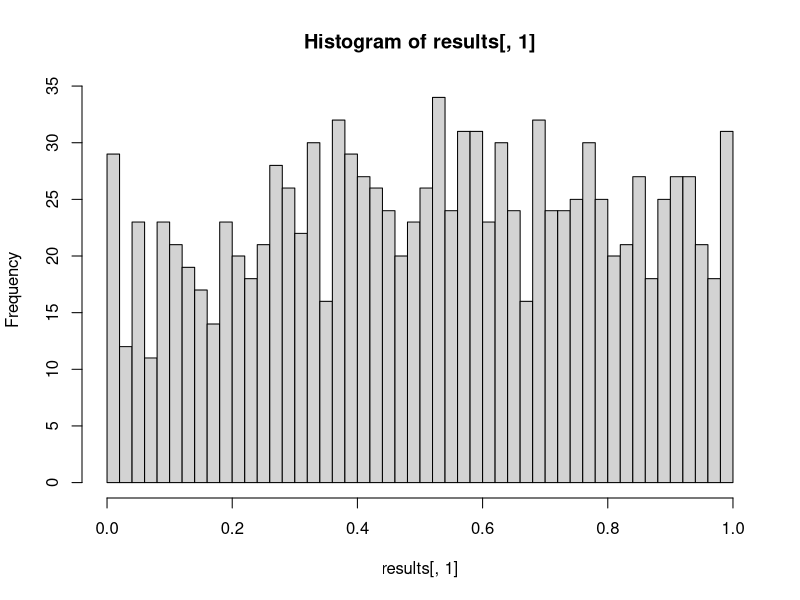
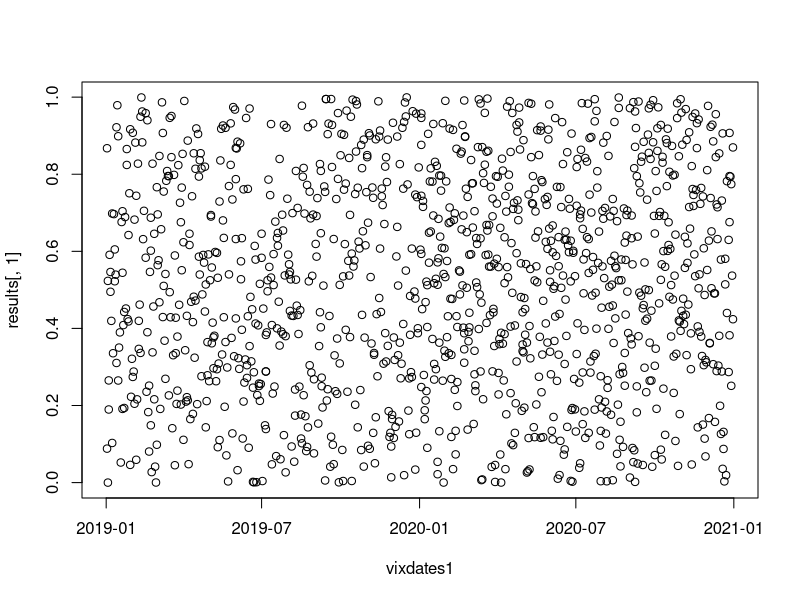
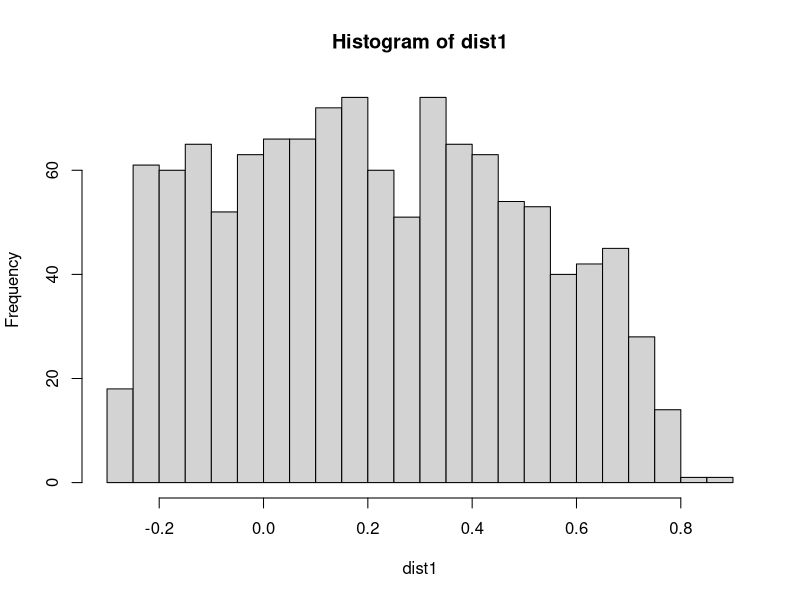
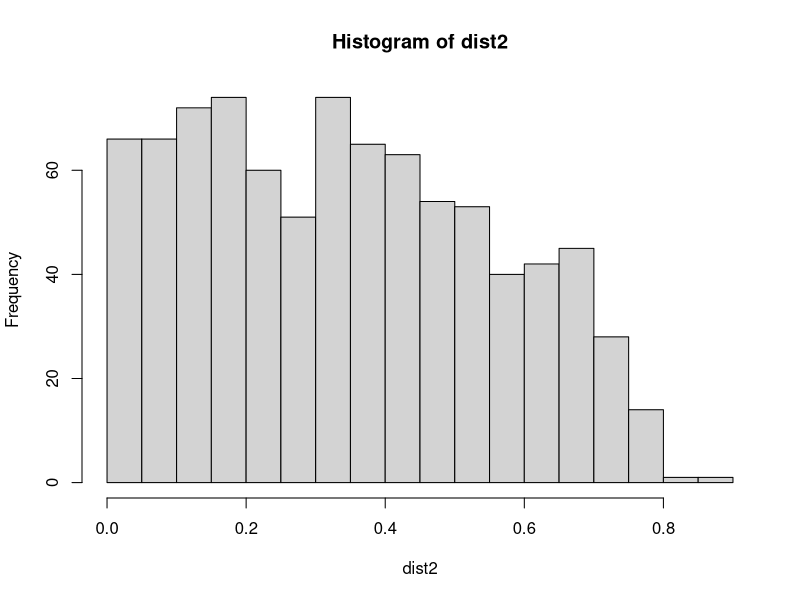
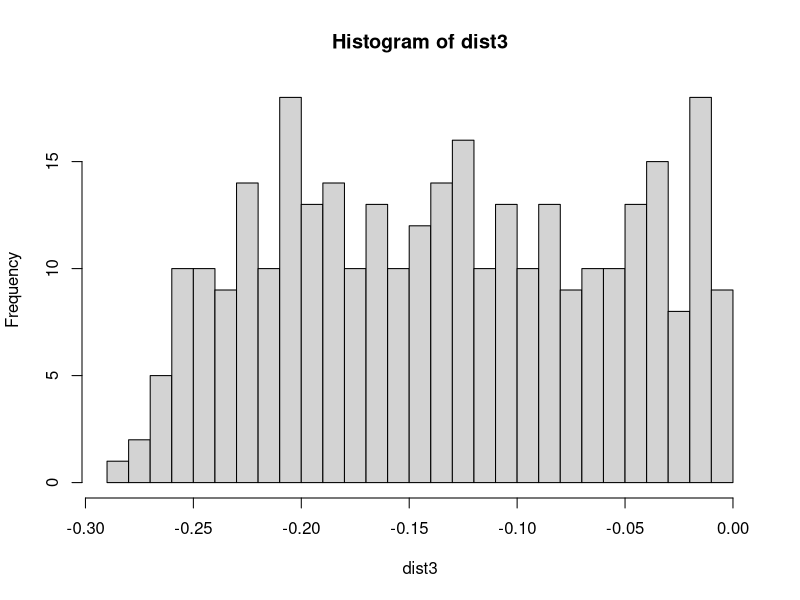
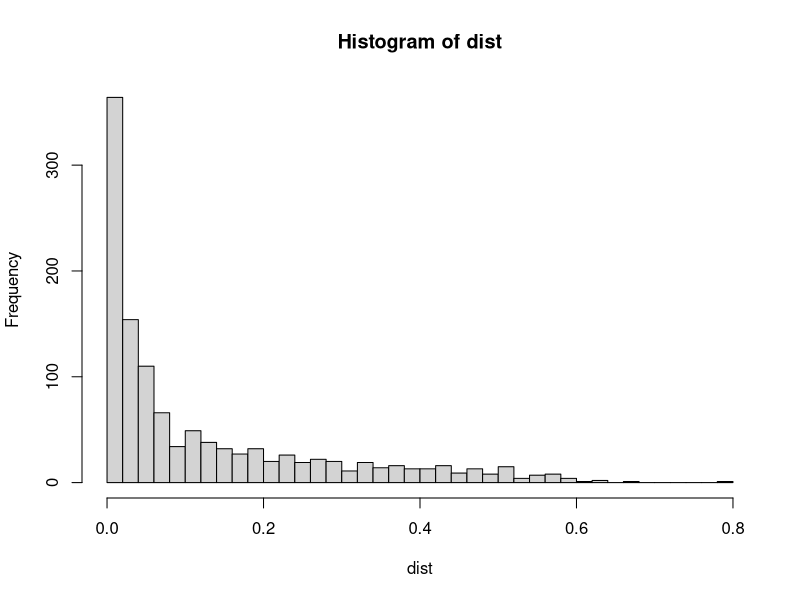
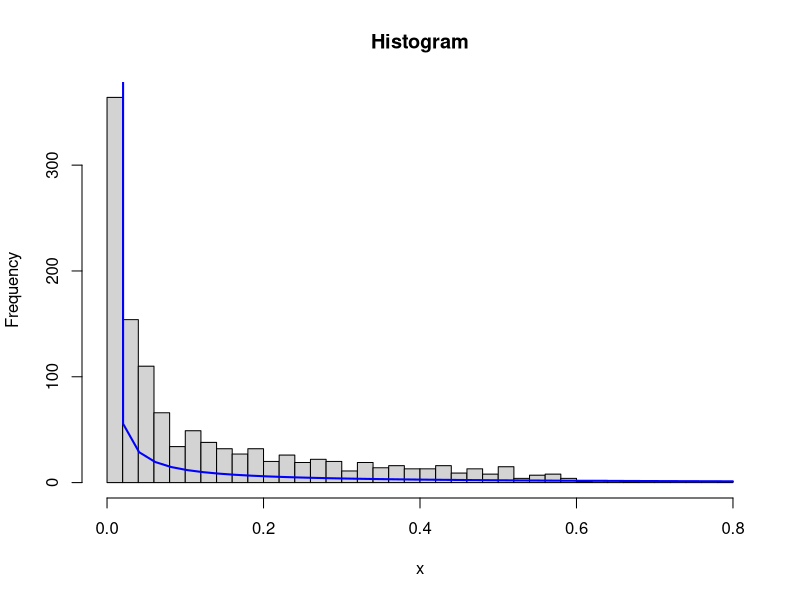
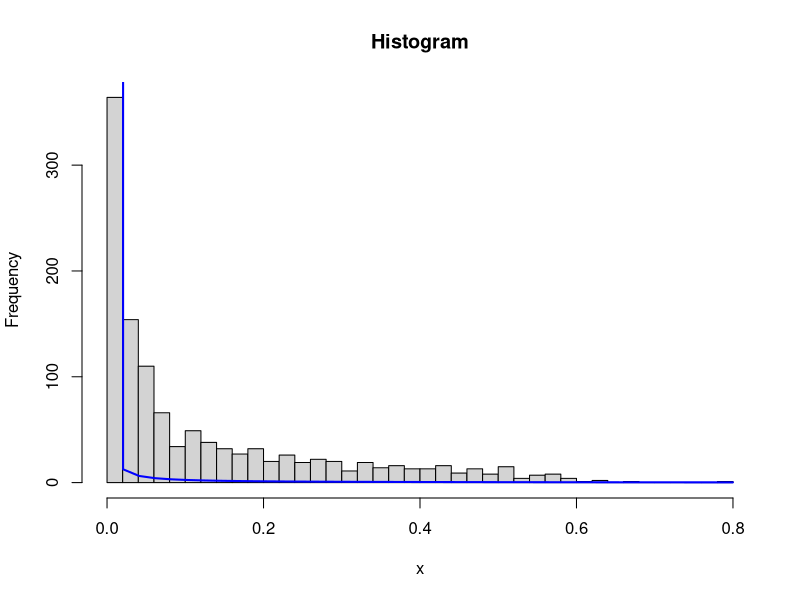

The R script that drew these images, in order:
# Trading Strategy 

setwd("C:/Users/board/Desktop/Kaggle/VIX_Bayesian")
library(mvtnorm)

vix1<-read.csv("VIX-weekly-26yr.csv")
vixdates<-as.Date(vix1$Date,"%m/%d/%y")
numb_obs <- 200
nsim  <-50000

distibution_func <- function(vix, numb_obs, nsim ){
 
  # Create Log Returns
  vixw<-vix$VIX[1:numb_obs]
  lv<-log(vixw/100)
  
  # Prepare linear regression parts 
  TT<-numb_obs - 3
  xmat  <-cbind(rep(1,TT),lv[3:(numb_obs-1)],lv[2:(numb_obs-2)],lv[1:(numb_obs-3)])
  xpxinv<-solve(t(xmat)%*%xmat)
  bhat  <-xpxinv%*%t(xmat)%*%lv[4:numb_obs]
  fitted<-xmat%*%bhat
  resid <-lv[4:numb_obs]-fitted
  
  nureg <- TT - 4
  nusq  <- sum(resid^2)
  
  # Start the Monte Carlo Simulation 
  sigdraws<-sqrt(nusq/rchisq(nsim,nureg))    # Draw all the sigmas
  bdraws <-rmvnorm(nsim,sigma=xpxinv)  # Draw the betas with the
  bdraws <-bdraws*sigdraws+rep(bhat,each=nsim)
  
  
  efdraws <- rnorm(nsim,mean=0,sd=1) # Draw the noise? 
  efdraws <- efdraws * sigdraws  	# Same trick, as for betas
  
  
  lvf     <- matrix(0,ncol=3,nrow=nsim)	# draws of lv
  lvf[,1] <- bdraws %*% c(1,lv[numb_obs],lv[(numb_obs-1)],lv[(numb_obs-2)]) + efdraws 
  
  evix <-exp(lvf) 	# Make the draws of vix itself
  
  
  # See where real values fall on empirical distribution 
  
  emp1 <- ecdf(evix[,1])(vix$VIX[(numb_obs+1)]/100)
  quant1 <- quantile(evix[,1], c(0.05,0.25,0.5,0.75,0.95))
  mean1 <- mean(evix)
  final_return <- c(emp1, quant1, mean1)
  return(final_return)
 
} 

# Pre allocate 
results <- data.frame(matrix(0,ncol = 7, nrow = 1188))
names(results)[c(1,4,7)] <- c("Empirical location","Median", "Mean")

for (i in 1:1188){
  dataset <- vix1[i:(numb_obs+2+i),]
  results[i,] <- distibution_func(dataset, numb_obs, nsim)
}


# Diagonistics - change for each column 
hist(results[,1], breaks = 40)
vixdates1 <- vixdates[204:1391]
plot(vixdates1, results[,1])

dist1 <- results[,7] - results[,1]
hist(dist1, breaks = 40)
ecdf(dist1)(0) # How often model mean under estimates historical returns 

# Look at the distribution of the results that are greater than the mean 
dist2 <- dist1[dist1>0]
mean(dist2)
median(dist2)
hist(dist2, breaks = 30)

# Look at the distribution of the results that are LOWER than the mean 
dist3 <- dist1[dist1<0]
mean(dist3)
median(dist3)
hist(dist3, breaks = 30)

# Squared difference => Chi Square 
dist <- dist1^2
hist(dist, breaks= 40)

makeHistChi <- function(x, df1, color = "blue", title = "Histogram"){
  h<-hist(x,main=title, breaks = 40) 
  xfit<-seq(min(x),max(x),length=40) 
  yfit<-dchisq(xfit,df = df1) 
  yfit <- yfit*diff(h$mids[1:2])*length(x) 
  lines(xfit, yfit, col=color, lwd=2)
}
# Fit Chi Sq distribution to data, not sure how to pick k 
# Check wiki and try different things 

# Try the mean = k 
makeHistChi(dist, df1 = mean(dist))

# Try the variance 
makeHistChi(dist, df1 = (sd(dist))^2)

# Try equation for median = f(k) 
# Found solution on wolfram = 0.5507 
makeHistChi(dist, df1 = 0.5507)

# Next Step- add chi sq goodness of fit 


